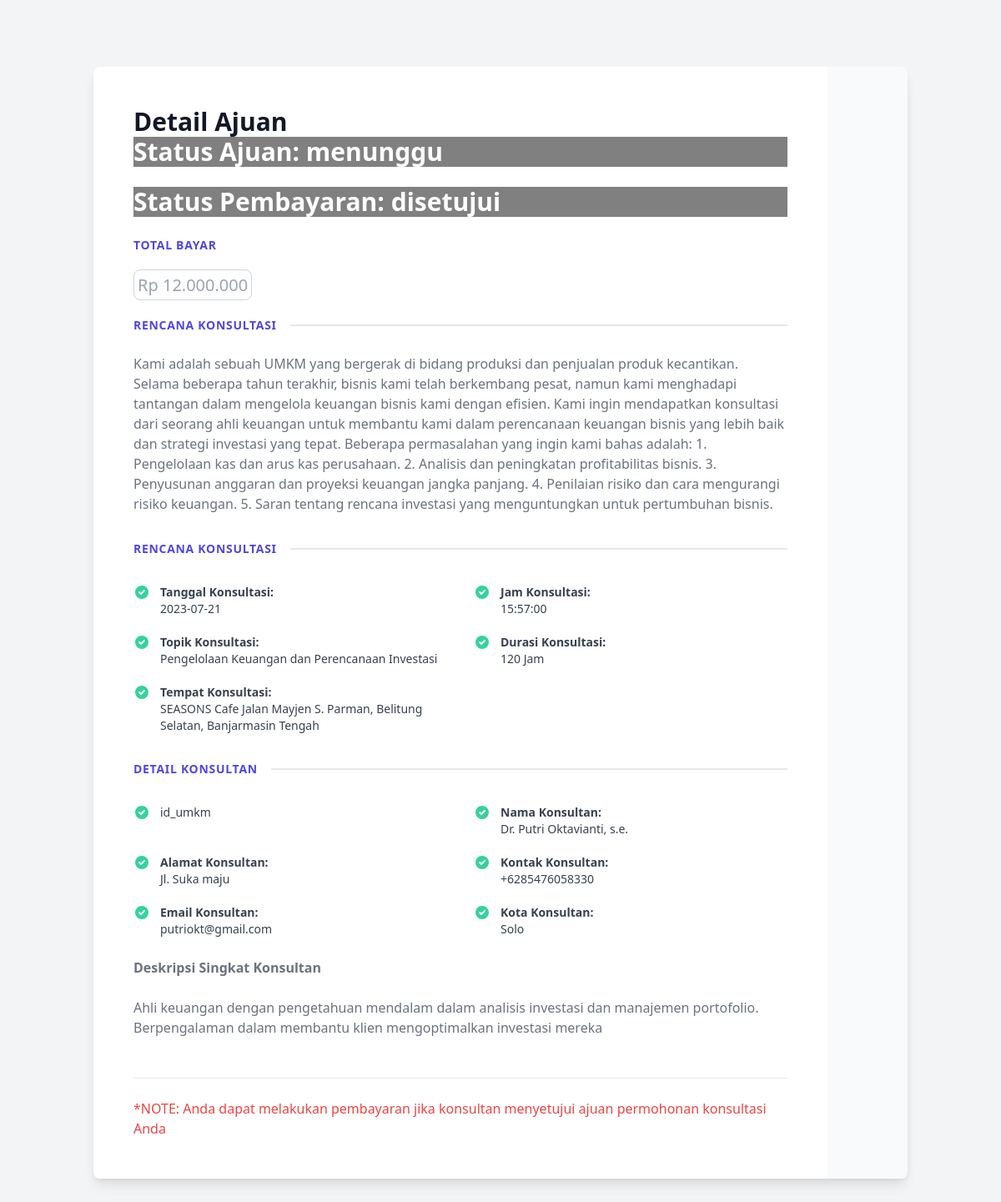
The page /public/umkm/view_detail_ajuan.php?id=27 (signed in) on the database its author committed.
### tables this page shows
CREATE TABLE `ajuan` (
  `id_ajuan` int(11) NOT NULL,
  `id_umkm` int(11) DEFAULT NULL,
  `id_konsultan` int(11) DEFAULT NULL,
  `tanggal_ajuan` date DEFAULT NULL,
  `status_ajuan` enum('menunggu','diterima','ditolak','dibatalkan') DEFAULT NULL,
  `detail_ajuan` text DEFAULT NULL,
  `tanggal_konsultasi` date DEFAULT NULL,
  `jam_konsultasi` time DEFAULT NULL,
  `topik_konsultasi` varchar(100) DEFAULT NULL,
  `durasi_konsultasi` int(11) DEFAULT NULL,
  `alasan_penolakan` text DEFAULT NULL,
  `tempat_konsultasi` text NOT NULL
);

CREATE TABLE `pembayaran` (
  `id_pembayaran` int(11) NOT NULL,
  `metode_pembayaran` varchar(255) DEFAULT NULL,
  `jumlah_pembayaran` decimal(10,2) DEFAULT NULL,
  `tanggal_pembayaran` date DEFAULT NULL,
  `status_pembayaran` varchar(20) DEFAULT NULL,
  `bukti_pembayaran` varchar(255) NOT NULL,
  `id_ajuan` int(11) NOT NULL
);

CREATE TABLE `konsultan` (
  `ID_Konsultan` int(11) NOT NULL,
  `Nama` varchar(255) DEFAULT NULL,
  `Alamat` varchar(255) DEFAULT NULL,
  `Kontak` varchar(20) DEFAULT NULL,
  `Email` varchar(255) DEFAULT NULL,
  `pw_konsultan` varchar(255) NOT NULL,
  `Riwayat_Pendidikan` text DEFAULT NULL,
  `Pengalaman` text DEFAULT NULL,
  `Rating` decimal(3,2) DEFAULT NULL,
  `Biaya_Konsultasi` decimal(10,2) DEFAULT NULL,
  `Status` varchar(20) DEFAULT NULL,
  `ID_Spesialisasi` int(11) DEFAULT 1,
  `konsultan_poto` varchar(100) NOT NULL,
  `kota_konsultan` varchar(255) NOT NULL,
  `Deskripsi` text NOT NULL,
  `status_akun_konsultan` enum('Belum Diverifikasi','Menunggu Verifikasi','Sudah Diverifikasi','') NOT NULL DEFAULT 'Belum Diverifikasi'
);

### function/functions.php (called while the page is built, shortened)
<?php
function formatCurrency($amount) {
    $formattedAmount = 'Rp ' . number_format($amount, 0, ',', '.');
    return $formattedAmount;
}
?>

### public/umkm/view_detail_ajuan.php (the view, shortened to what this page needs)
<?php
require '../../function/functions.php';
?>
<!DOCTYPE html>
<html lang="en">
<head>
    <link href="https://cdn.jsdelivr.net/npm/tailwindcss@2.2.16/dist/tailwind.min.css" rel="stylesheet">
</head>
<body class="bg-gray-100">
<?php
$id_ajuan = $_GET['id'];
$sql = "SELECT status_pembayaran, jumlah_pembayaran FROM pembayaran WHERE id_ajuan = '$id_ajuan'";
$resultPembayaran = $conn->query($sql);
if ($resultPembayaran->num_rows > 0) {
    $row = $resultPembayaran->fetch_assoc() ;
    $statusPembayaran = $row["status_pembayaran"];
    }
 else {
    echo "";
}
$query_ajuan = "SELECT * FROM ajuan WHERE id_ajuan = $id_ajuan";
$result_ajuan = mysqli_query($conn, $query_ajuan);
if (mysqli_num_rows($result_ajuan) > 0) {
    $row_ajuan = mysqli_fetch_assoc($result_ajuan);
    $status_ajuan = $row_ajuan['status_ajuan'];
    $detail_ajuan = $row_ajuan['detail_ajuan'];
    $tanggal_konsultasi = $row_ajuan['tanggal_konsultasi'];
    $jam_konsultasi = $row_ajuan['jam_konsultasi'];
    $topik_konsultasi = $row_ajuan['topik_konsultasi'];
    $durasi_konsultasi = $row_ajuan['durasi_konsultasi'];
    $tempat_konsultasi = $row_ajuan['tempat_konsultasi'];
    $id_konsultan = $row_ajuan['id_konsultan'];
    $query_konsultan = "SELECT * FROM konsultan WHERE ID_Konsultan = $id_konsultan";
    $result_konsultan = mysqli_query($conn, $query_konsultan);
    if (mysqli_num_rows($result_konsultan) > 0) {
        $row_konsultan = mysqli_fetch_assoc($result_konsultan);
        $nama_konsultan = $row_konsultan['Nama'];
        $alamat_konsultan = $row_konsultan['Alamat'];
        $kontak_konsultan = $row_konsultan['Kontak'];
        $email_konsultan = $row_konsultan['Email'];
        $kota_konsultan = $row_konsultan['kota_konsultan'];
        $deskripsi_konsultan = $row_konsultan['Deskripsi'];
        $biaya_konsultan = $row_konsultan['Biaya_Konsultasi'];
        $jumlahPembayaran = $biaya_konsultan * $durasi_konsultasi;
        ?>
<div class="container mx-auto px-20">
<div>
<div class="relative px-4 mx-auto max-w-7xl sm:px-6 lg:px-8" style="cursor: auto;">
  <div class="max-w-lg mx-auto overflow-hidden rounded-lg shadow-lg lg:max-w-none lg:flex">
    <div class="flex-1 px-6 py-8 bg-white lg:p-12" style="cursor: auto;">
      <h3 class="text-2xl font-extrabold text-gray-900 sm:text-3xl" style="cursor: auto;">Detail Ajuan</h3>
      <h3 class="text-2xl font-extrabold text-white sm:text-3xl mb-15" style="cursor: auto; background-color:
<?php
if ($status_ajuan == 'ditolak') {
    echo 'red';
} elseif ($status_ajuan == 'diterima') {
    echo 'green';
} else {
    echo 'gray';
}
?>;">
    Status Ajuan: <?= $status_ajuan; ?>
</h3>
<br>
<h3 class="text-2xl font-extrabold text-white sm:text-3xl mb-15" style="cursor: auto; background-color:
<?php
if ($status_ajuan == 'ditolak') {
    echo 'red';
} elseif ($status_ajuan == 'diterima') {
    echo 'green';
} else {
    echo 'gray';
}
?>;">
    Status Pembayaran:
    <?php
    if (isset($statusPembayaran)) {
        echo $statusPembayaran;
    } else {
        echo 'belum dibayar';
    }
    ?>
</h3>
<br>
<h4 class="flex-shrink-0 pr-4 text-sm font-semibold tracking-wider text-indigo-600 uppercase bg-white">Total Bayar</h4>
<p class="text-lg mt-6 text-base text-gray-500">
<span class="text-xl text-gray-400 rounded-lg border border-gray-300 p-1"><?= formatCurrency($jumlahPembayaran);  ?> </span></p>
<br>
<div class="flex items-center">
          <h4 class="flex-shrink-0 pr-4 text-sm font-semibold tracking-wider text-indigo-600 uppercase bg-white">Rencana Konsultasi</h4>
          <div class="flex-1 border-t-2 border-gray-200"></div>
        </div>
      <p class="mt-6 text-base text-gray-500"><?= $detail_ajuan; ?></p>
      <div class="mt-8">
        <div class="flex items-center">
          <h4 class="flex-shrink-0 pr-4 text-sm font-semibold tracking-wider text-indigo-600 uppercase bg-white">Rencana Konsultasi</h4>
          <div class="flex-1 border-t-2 border-gray-200"></div>
        </div>
        <ul class="mt-8 space-y-5 lg:space-y-0 lg:grid lg:grid-cols-2 lg:gap-x-8 lg:gap-y-5">
          <li class="flex items-start lg:col-span-1">
            <div class="flex-shrink-0">
            </div>
            <p class="ml-3 text-sm text-gray-700"><b>Tanggal Konsultasi: </b><br><?= $tanggal_konsultasi; ?></p>
          </li>
          <li class="flex items-start lg:col-span-1">
            <div class="flex-shrink-0">
            </div>
            <p class="ml-3 text-sm text-gray-700"><b>Jam Konsultasi: </b><br><?= $jam_konsultasi; ?></p>
          </li>
          <li class="flex items-start lg:col-span-1">
            <div class="flex-shrink-0">
            </div>
            <p class="ml-3 text-sm text-gray-700"><b>Topik Konsultasi: </b><br><?= $topik_konsultasi; ?></p>
          </li>
          <li class="flex items-start lg:col-span-1">
            <div class="flex-shrink-0">
            </div>
            <p class="ml-3 text-sm text-gray-700"><b>Durasi Konsultasi: </b><br><?= $durasi_konsultasi; ?> Jam</p>
          </li>
          <li class="flex items-start lg:col-span-1">
            <div class="flex-shrink-0">
            </div>
            <p class="ml-3 text-sm text-gray-700"><b>Tempat Konsultasi: </b><br><?= $tempat_konsultasi; ?></p>
          </li>
        </ul>
      </div>
      <div class="mt-8">
        <div class="flex items-center">
          <h4 class="flex-shrink-0 pr-4 text-sm font-semibold tracking-wider text-indigo-600 uppercase bg-white">Detail Konsultan</h4>
          <div class="flex-1 border-t-2 border-gray-200"></div>
        </div>
        <ul class="mt-8 space-y-5 lg:space-y-0 lg:grid lg:grid-cols-2 lg:gap-x-8 lg:gap-y-5">
          <li class="flex items-start lg:col-span-1">
            <div class="flex-shrink-0">
            </div>
            <p class="ml-3 text-sm text-gray-700">id_umkm</p>
          </li>
          <li class="flex items-start lg:col-span-1">
            <div class="flex-shrink-0">
            </div>
            <p class="ml-3 text-sm text-gray-700"><b>Nama Konsultan: </b><br><?= $nama_konsultan; ?></p>
          </li>
          <li class="flex items-start lg:col-span-1">
            <div class="flex-shrink-0">
            </div>
            <p class="ml-3 text-sm text-gray-700"><b>Alamat Konsultan: </b><br><?= $alamat_konsultan; ?></p>
          </li>
          <li class="flex items-start lg:col-span-1">
            <div class="flex-shrink-0">
            </div>
            <p class="ml-3 text-sm text-gray-700"><b>Kontak Konsultan: </b><br><?= $kontak_konsultan; ?></p>
          </li>
          <li class="flex items-start lg:col-span-1">
            <div class="flex-shrink-0">
            </div>
            <p class="ml-3 text-sm text-gray-700"><b>Email Konsultan: </b><br><?= $email_konsultan; ?></p>
          </li>
          <li class="flex items-start lg:col-span-1">
            <div class="flex-shrink-0">
            </div>
            <p class="ml-3 text-sm text-gray-700"><b>Kota Konsultan: </b><br><?= $kota_konsultan; ?></p>
          </li>
        </ul>
        <p class="mt-6 text-base text-gray-500"><b>Deskripsi Singkat Konsultan</b></p>
        <p class="mt-6 text-base text-gray-500"><?= $deskripsi_konsultan; ?></p>
        <br><br>
        <hr>
        <p class="mt-6 text-base text-red-500">*NOTE: Anda dapat melakukan pembayaran jika konsultan menyetujui ajuan permohonan konsultasi Anda</p>
      </div>
    </div>
    <div class="px-6 py-8 text-center bg-gray-50 lg:flex-shrink-0 lg:flex lg:flex-col lg:justify-center lg:p-12" style="cursor: auto;">
    </div>
  </div>
</div>
</div>
</div>
        <?php
        } else {
            echo "Data UMKM tidak ditemukan.";
        }
    } else {
        echo "Data ajuan tidak ditemukan.";
    }
    ?>
</body>
</html>

### public/umkm/view_detail_ajuan.php (style rules this page uses)
.container { margin-top:5rem; margin-bottom:5rem; max-width:100%; }

### rows shown on the page
ajuan: status_ajuan "menunggu", detail_ajuan "Kami adalah sebuah UMKM yang bergerak di bidang produksi dan penjualan produk kecantikan. Selama beberapa tahun terakhir, bisnis kami telah berkembang pesat, namun kami menghadapi tantangan dalam mengelola keuangan bisnis kami dengan efisien. Kami ingin mendapatkan konsultasi dari seorang ahli keuangan untuk membantu kami dalam perencanaan keuangan bisnis yang lebih baik dan strategi investasi yang tepat. Beberapa permasalahan yang ingin kami bahas adalah: 1. Pengelolaan kas dan arus kas perusahaan. 2. Analisis dan peningkatan profitabilitas bisnis. 3. Penyusunan anggaran dan proyeksi keuangan jangka panjang. 4. Penilaian risiko dan cara mengurangi risiko keuangan. 5. Saran tentang rencana…", tanggal_konsultasi "2023-07-21", jam_konsultasi "15:57:00", topik_konsultasi "Pengelolaan Keuangan dan Perencanaan Investasi", durasi_konsultasi "120", tempat_konsultasi "SEASONS Cafe Jalan Mayjen S. Parman, Belitung Selatan, Banjarmasin Tengah"
pembayaran: status_pembayaran "disetujui"
konsultan: Biaya_Konsultasi.durasi_konsultasi "Rp 12.000.000", Nama "Dr. Putri Oktavianti, s.e.", Alamat "Jl. Suka maju", Kontak "+6285476058330", Email "putriokt@gmail.com", kota_konsultan "Solo", Deskripsi "Ahli keuangan dengan pengetahuan mendalam dalam analisis investasi dan manajemen portofolio. Berpengalaman dalam membantu klien mengoptimalkan investasi mereka"
